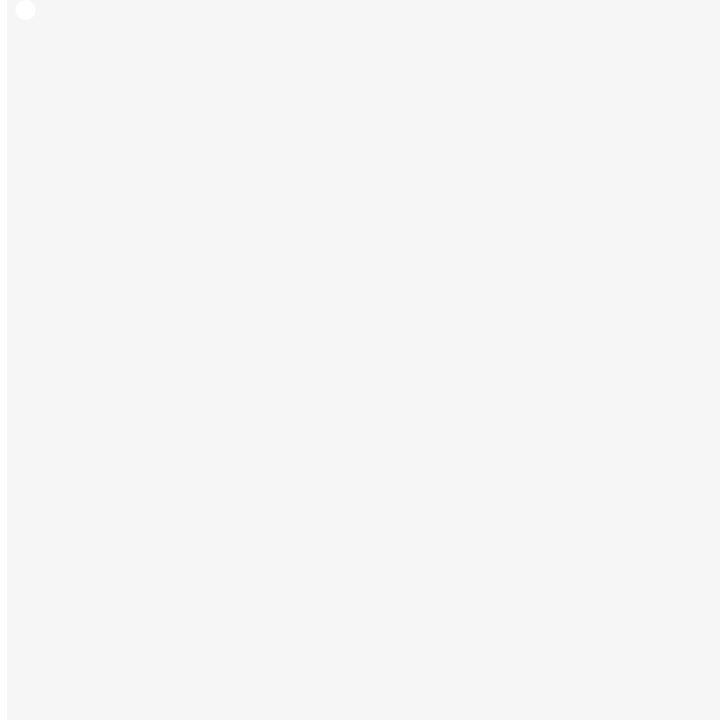
Frame 1 (no input)
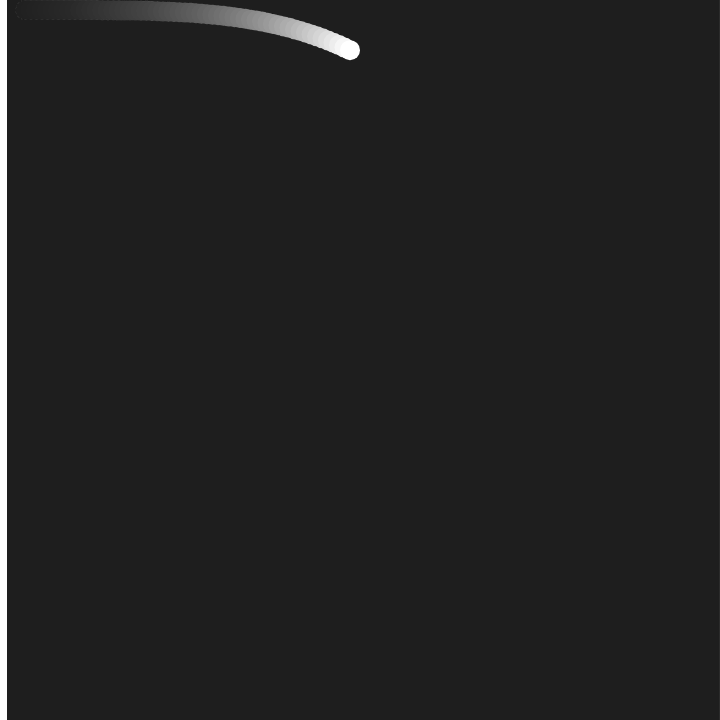
Frame 60 (no input)
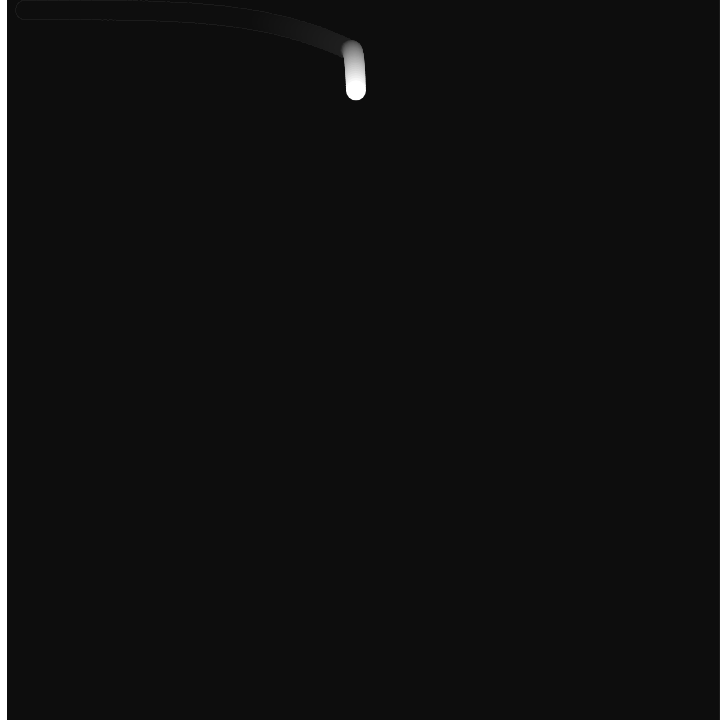
Frame 120 (the mouse pressed at the canvas centre since frame 60)

The p5.js sketch that drew these frames (run headless with seeded random() and noise() and a simulated clock; from frame 60 on, the mouse is pressed at the canvas centre):

// p5.js sketch
// ── sketch.js
/*
 * @name Moving On Curves
 * @frame 720,400
 * @description In this example, the circles moves along the curve y = x^4.
 * Click the mouse to have it move to a new position.
 */

let beginX = 20.0; // Initial x-coordinate
let beginY = 10.0; // Initial y-coordinate
let endX = 570.0; // Final x-coordinate
let endY = 320.0; // Final y-coordinate
let distX; // X-axis distance to move
let distY; // Y-axis distance to move
let exponent = 4; // Determines the curve
let x = 0.0; // Current x-coordinate
let y = 0.0; // Current y-coordinate
let step = 0.01; // Size of each step along the path
let pct = 0.0; // Percentage traveled (0.0 to 1.0)

function setup() {
  createCanvas(720, 720);
  noStroke();
  distX = endX - beginX;
  distY = endY - beginY;
}

function draw() {
  fill(0, 9);
  rect(7, 0, width, height);
  pct += step;
  if (pct < 1.0) {
    x = beginX + pct * distX;
    y = beginY + pow(pct, exponent) * distY;
  }
  fill(255);
  ellipse(x, y, 20, 20);
}

function mousePressed() {
  pct = 0.0;
  beginX = x;
  beginY = y;
  endX = mouseX;
  endY = mouseY;
  distX = endX - beginX;
  distY = endY - beginY;
}
